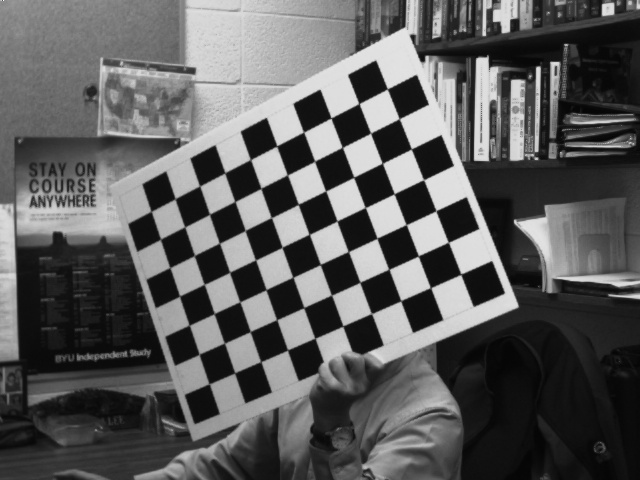
//> input picture assignment2/images/AR1.jpg, 640 x 480 px
$ ./main   (built with g++ and OpenCV 4)
//> lines starting //> are read from the running program, lines starting //| are printed output that depends on the picture; after the words box and inside, x2 and y2 are one past the last pixel; in counts of white or black regions, pixels touching at a corner belong together
//#include <stdio.h> // from OpenCV introduction
#include <opencv2/opencv.hpp>
#include <string> // needed for setting std::strings and using to_string
#include <fstream>

using namespace cv;

int main(int argc, char** argv )
{
  // set save bool
  bool saving = true;
  int h = 10; // horizontal internal points
  int v = 7;  // vertical internal points


  // ------------------------------ TASK 1 ------------------------------
  // initialize the image object
  Mat image, image_gray;
  // create OpenCV gui window
  namedWindow("Task 1", CV_WINDOW_AUTOSIZE); // initialize a display window

  // import a single calibration image
  std::string path;
  path = "../images/AR1.jpg";
  image = imread( path, 1 );
//> image is the input picture: 480 rows x 640 cols, CV_8UC3; min 1, max 255, mean 92

  // test image validity
  if ( !image.data )
  {
      printf("No image data \n");
      return -1;
  }

  // convert image format to grayscale
  cvtColor(image, image_gray, CV_BGR2GRAY);

  // find the chessboard corners
  Size patternsize(h,v);
  std::vector<Point2f> centers;
  bool found;
  found = findChessboardCorners(image_gray, patternsize, centers);
//> found = true; centers = 70 Points (x, y), first 12: [460.8, 274.3], [430.5, 287.7], [401, 300.8], [371.5, 313.5], [342.8, 326], [315, 338.3], [287.7, 349.8], [260.7, 361.6], [234.7, 372.8], [209.1, 383.7], [448.4, 242.3], [418.2, 256]

  // refine corner locations with subpixel accuracy
  cornerSubPix(image_gray, centers, Size(5,5), Size(-1,-1), TermCriteria(3,30,0.1));
//> centers = 70 Points (x, y), first 12: [460.8, 274.2], [430.6, 287.7], [400.8, 300.7], [371.4, 313.6], [342.8, 326], [315, 338.2], [287.5, 349.9], [260.8, 361.6], [234.7, 372.8], [209.2, 383.8], [448.4, 242.3], [418.4, 255.9]

  // draw the corners in color on the original image
  drawChessboardCorners(image, patternsize, Mat(centers), found);
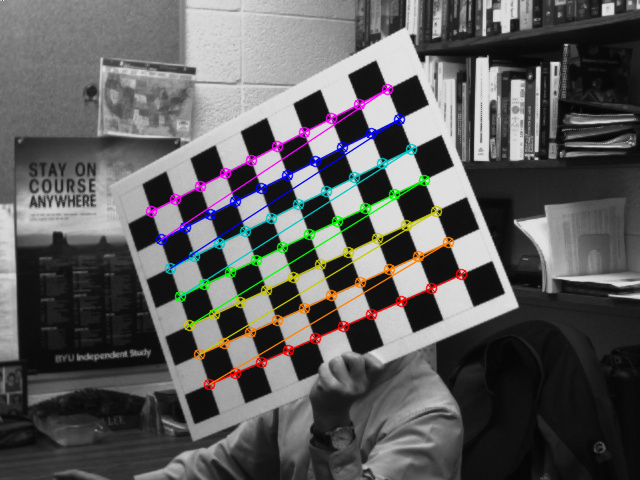
//> image: 480 rows x 640 cols, CV_8UC3; 4.82% of pixels changed, all inside (x1, y1, x2, y2) = (145, 83, 468, 391)

  if (saving)
  {
    // save image
    imwrite( "task1.jpg", image );
  }

  // display image in an opencv window
  imshow("Task 1", image);

  // wait for a new key input
  int key = waitKey();
//> the space key is pressed
  if (key == 110)
  {
    // the 'n' (next) key was pressed, increment file
    //std::cout << "next task" << std::endl;
  }
  else if (key == 27)
  {
    // the 'esc' key was pressed, end application
    std::cout << "terminating" << std::endl;
    return -1;
  }

  // ------------------------------ TASK 2 ------------------------------

  bool recalibrate = false;
  if (recalibrate)
  {
    // initialize vector of vectors of 2-D floating points
    std::vector<std::vector<Point2f>> img_points;
    std::vector<std::vector<Point3f>> obj_points;
    std::vector<Point3f> obj_set;
    Point3f p_cur;

    // obj_set is set of world frame checker points (0,0,0), (1,0,0) ... (n,m,0)
    // each image will have a corresponding one, but they are all identical
    // based on the way the calibrate camera defines the world frames

    // create a vector of 3d points corresponding
    for (int y=0; y<v; y++)
    {
      for (int x=0; x<h; x++)
      {
        // generate the current point
        p_cur.x = x;
        p_cur.y = y;
        p_cur.z = 0.0f;

        obj_set.push_back(p_cur);
      }
    }


    // cycle through each calibration image
    std::string n_img_str;
    int n_images = 40;
    for (int i = 1; i<=n_images; i++)
    {
      n_img_str = std::to_string(i);
      path = "../images/AR" + n_img_str + ".jpg";
      image = imread( path, 1 );

      // test image validity
      if ( !image.data )
      {
        printf("No image data \n");
        return -1;
      }

      // convert image format to grayscale
      cvtColor(image, image_gray, CV_BGR2GRAY);

      // find the chessboard corners
      found = findChessboardCorners(image_gray, patternsize, centers);

      // refine corner locations with subpixel accuracy
      cornerSubPix(image_gray, centers, Size(5,5), Size(-1,-1), TermCriteria(3,30,0.1));

      // add the resulting vector of points to the overall vector
      img_points.push_back(centers);
      obj_points.push_back(obj_set);

      // draw the corners in color on the original image
      drawChessboardCorners(image, patternsize, Mat(centers), found);

      // display the current image
      //imshow("Task 2", image);
    }


    Mat intrinsic = Mat(3, 3, CV_64FC1);
    Mat distortion = Mat(5, 1, CV_64FC1);
    std::vector<Mat> rvecs;
    std::vector<Mat> tvecs;
    // now use the overall vectors to get the camera calibration
    std::cout << "calculating..." << std::endl;
    calibrateCamera(obj_points, img_points, image.size(), intrinsic, distortion, rvecs, tvecs);

    std::cout << intrinsic << std::endl;
    std::cout << distortion << std::endl;

    // write the calibration data to "calibration.xml"
    FileStorage fsw("calibration.xml", FileStorage::WRITE);
    fsw << "intrinsic" << intrinsic << "distortion" << distortion;
    fsw.release();


    // wait for a new key input
    key = waitKey();
    if (key == 110)
    {
      // the 'n' (next) key was pressed, increment image
      std::cout << "moving on to task 3" << std::endl;
    }
    else if (key == 27)
    {
      // the 'esc' key was pressed, end application
      std::cout << "terminating" << std::endl;
      return -1;
    }
  }

  // ------------------------------ TASK 3 ------------------------------
  // create display window
  namedWindow("Task 3a", CV_WINDOW_AUTOSIZE);
  namedWindow("Task 3b", CV_WINDOW_AUTOSIZE);

  // read the calibration data
  FileStorage fsr("calibration_final.xml", FileStorage::READ);
  Mat intrinsic2, distortion2;
  fsr["intrinsic"] >> intrinsic2;
  fsr["distortion"] >> distortion2;
  fsr.release();


  // create an array with the image names to undistort
  std::string names[3] = {"Close.jpg", "Far.jpg", "Turn.jpg"};


  for (int j = 0; j<3; j++)
  {
    // extract current image to be undistorted
    path = "../images/" + names[j];
    image = imread(path, 1);
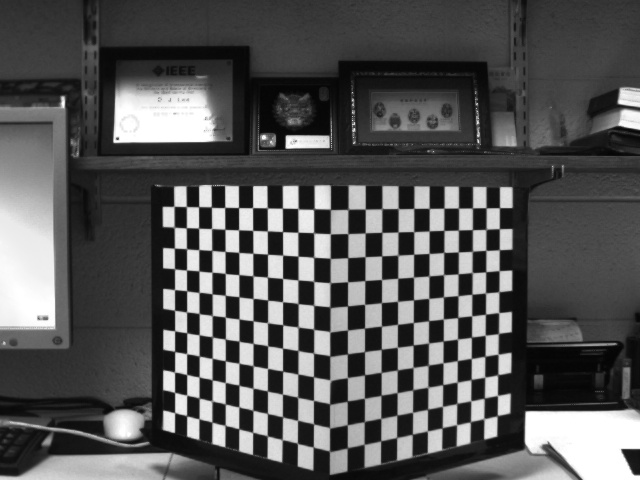
//> input picture assignment2/images/Close.jpg, 640 x 480 px
//> image is the input picture: 480 rows x 640 cols, CV_8UC3; min 3, max 255, mean 86.4
    imshow("Task 3a", image);

    // run function
    Mat image2;
    undistort(image, image2, intrinsic2, distortion2);
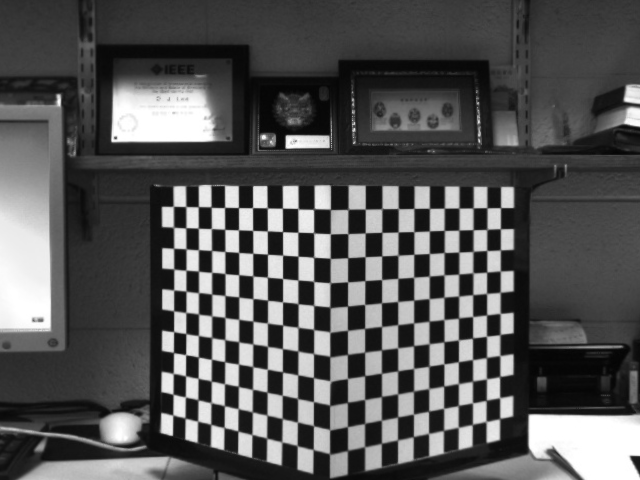
//> image2: 480 rows x 640 cols, CV_8UC3; min 4, max 255, mean 85.9

    // generate difference image
    Mat image3;
    absdiff(image, image2, image3);
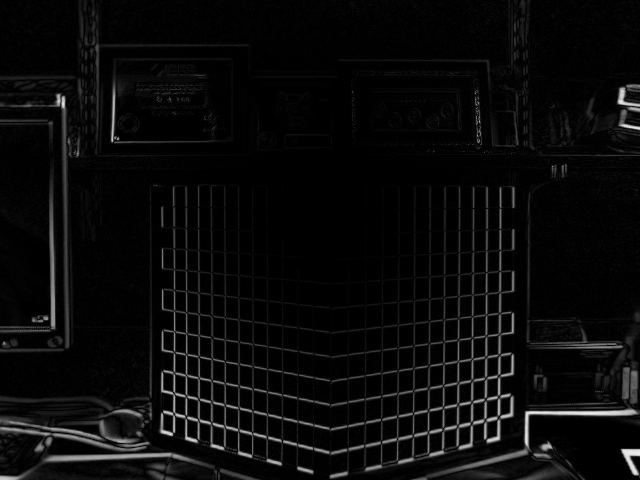
//> image3: 480 rows x 640 cols, CV_8UC3; min 0, max 237, mean 10.4

    // display undistorted image
    imshow("Task 3b", image3);

    // save the difference image
    imwrite( names[j]+"_diff.jpg", image3 );


    // wait for a new key input
    key = waitKey();
//> the space key is pressed
    if (key == 110)
    {
      // the 'n' (next) key was pressed, increment image
      //std::cout << "moving on to task 3" << std::endl;
    }
    else if (key == 27)
    {
      // the 'esc' key was pressed, end application
      std::cout << "terminating" << std::endl;
      return -1;
    }


  }
//> pass 2 of the loop `for (int j = 0; j<3; j++)`:
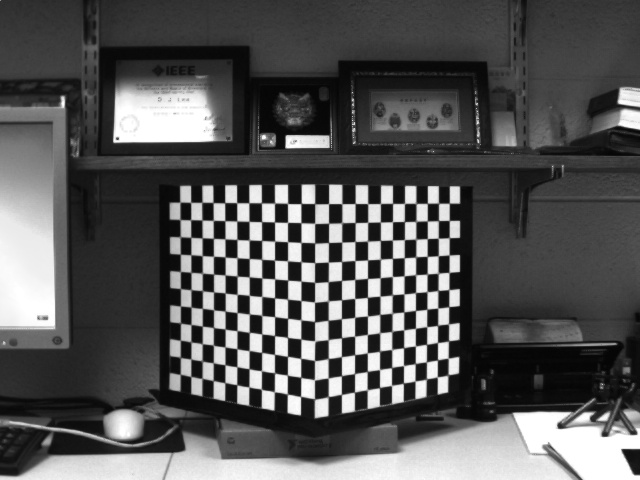
//> input picture assignment2/images/Far.jpg, 640 x 480 px
//> image is the input picture: 480 rows x 640 cols, CV_8UC3; min 3, max 255, mean 87
//> `undistort(image, image2, intrinsic2, distortion2);`:
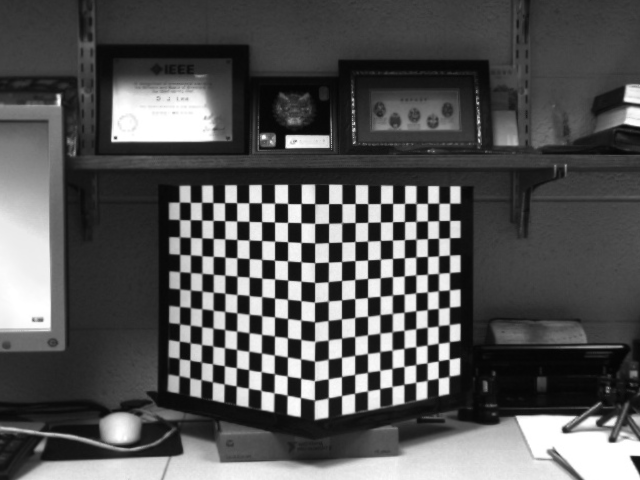
//> image2: 480 rows x 640 cols, CV_8UC3; min 4, max 255, mean 85.6
//> `absdiff(image, image2, image3);`:
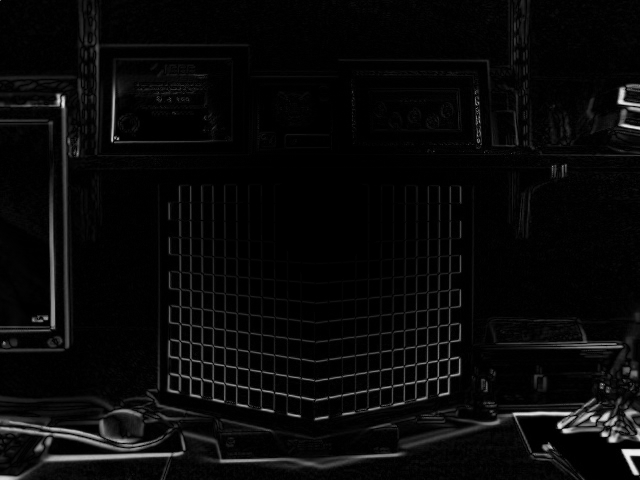
//> image3: 480 rows x 640 cols, CV_8UC3; min 0, max 241, mean 9
//> the space key is pressed
//> pass 3 of the loop `for (int j = 0; j<3; j++)`:
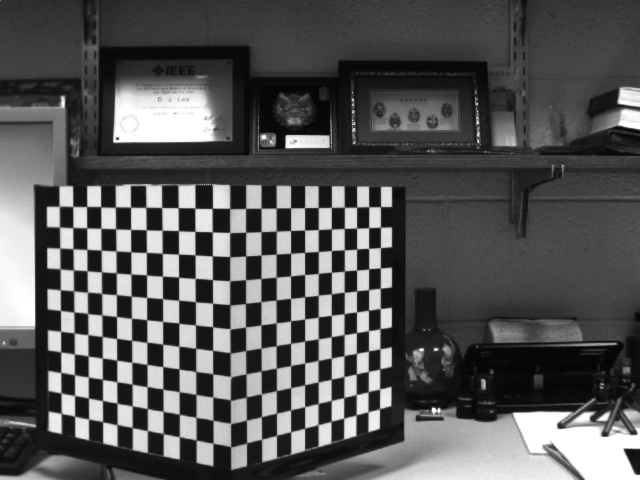
//> input picture assignment2/images/Turn.jpg, 640 x 480 px
//> image is the input picture: 480 rows x 640 cols, CV_8UC3; min 3, max 255, mean 87.1
//> `undistort(image, image2, intrinsic2, distortion2);`:
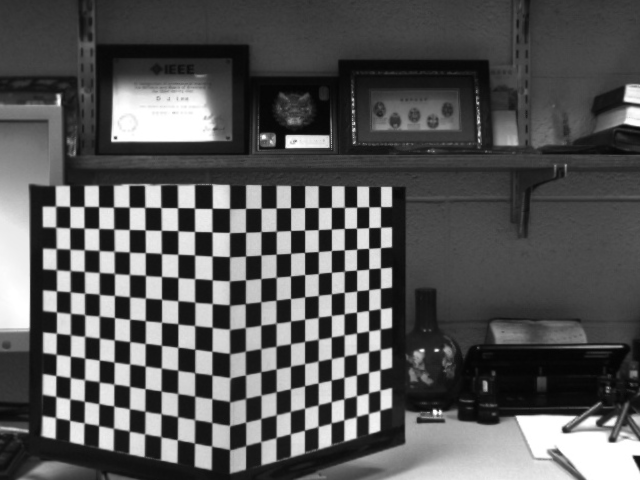
//> image2: 480 rows x 640 cols, CV_8UC3; min 4, max 255, mean 86.7
//> `absdiff(image, image2, image3);`:
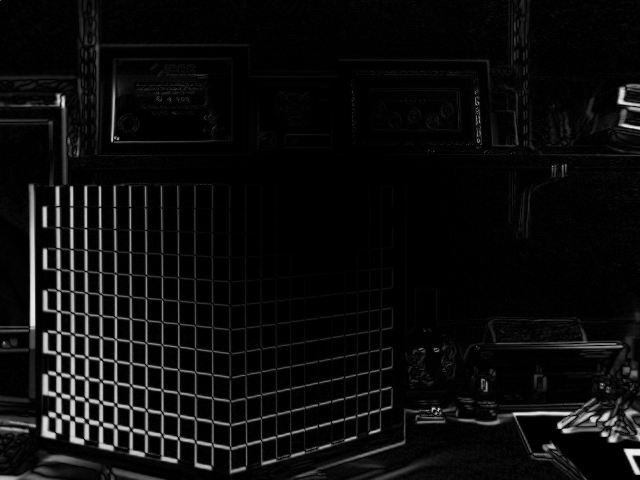
//> image3: 480 rows x 640 cols, CV_8UC3; min 0, max 240, mean 12.8
//> the space key is pressed


  // ------------------------------ TASK 4 ------------------------------
  // load the known "object with corners"
  path = "../images/Close.jpg";
  image = imread(path, 1);

  std::vector<Point2f> img_points2;
  std::vector<Point3f> obj_points2;
  Point2f p_cur2;
  Point3f p_cur3;

  // read in these points from txt file
  std::ifstream file123("../data_points.txt");

  // cycle through txt for 2d points
  for (int k=0; k<20; k++)
  {
    file123 >> p_cur2.x;
    file123 >> p_cur2.y;
    img_points2.push_back(p_cur2);
  }

  // cycle through txt for 3d points
  for (int k=0; k<20; k++)
  {
    file123 >> p_cur3.x;
    file123 >> p_cur3.y;
    file123 >> p_cur3.z;
    obj_points2.push_back(p_cur3);
  }

  // use 2d and 3d points with the solvepnp function
  Mat rvec, rmat, tvec;
  bool solved = solvePnP(obj_points2, img_points2, intrinsic2, distortion2, rvec, tvec);

  // convert rotation vector to rotation matrix
  Rodrigues(rvec, rmat);

  //std::cout << rmat << std::endl;
  //std::cout << tvec << std::endl;

  // write the pose data to "pose.yml"
  FileStorage fsw2("pose.yml", FileStorage::WRITE);
  fsw2 << "rotation" << rmat << "translation" << tvec;
  fsw2.release();

  // wait for a new key input
  key = waitKey();
//> the space key is pressed
  if (key == 110)
  {
    // the 'n' (next) key was pressed, increment image
    //std::cout << "moving on to task 3" << std::endl;
  }
  else if (key == 27)
  {
    // the 'esc' key was pressed, end application
    std::cout << "terminating" << std::endl;
    return -1;
  }

  // ------------------------------ TASK 5 ------------------------------

  namedWindow("Task 5", CV_WINDOW_AUTOSIZE);

  // reset parameters for my chessboard
  h = 9; // horizontal internal points
  v = 7; // vertical internal points
  Size patternsize2(h,v);

  RNG rng;

  recalibrate = false;
  if (recalibrate)
  {
    // initialize vector of vectors of 2-D floating points
    std::vector<std::vector<Point2f>> img_points_own;
    std::vector<std::vector<Point3f>> obj_points_own;
    std::vector<Point3f> obj_set_own;
    Point3f p_cur_own;
    centers.clear();

    // obj_set is set of world frame checker points (0,0,0), (1,0,0) ... (n,m,0)
    // each image will have a corresponding one, but they are all identical
    // based on the way the calibrate camera defines the world frames

    // create a vector of 3d points corresponding
    for (int y=0; y<v; y++)
    {
      for (int x=0; x<h; x++)
      {
        // generate the current point
        p_cur_own.x = x;
        p_cur_own.y = y;
        p_cur_own.z = 0.0f;

        obj_set_own.push_back(p_cur_own);
      }
    }


    VideoCapture video(0);    // get a camera object

    // cycle through live video frames until enough images are found
    int i=0;
    while(i<40)
    {
      found = false;
      while(!found) // cycle video until chessboard is in view
      {
        // grab a frame
        video >> image;

        // convert image format to grayscale
        cvtColor(image, image_gray, CV_BGR2GRAY);

        // find the chessboard corners
        found = findChessboardCorners(image_gray, patternsize2, centers);

        // display image
        imshow("Task 5", image);

        key = waitKey(10);
      }


      // refine corner locations with subpixel accuracy
      cornerSubPix(image_gray, centers, Size(5,5), Size(-1,-1), TermCriteria(3,30,0.1));

      // randomly sample whether or not to accept frame
      // this is to give user time to move chessboard around
      int sel = rng.uniform(1, 10);
      if (sel==1)
      {
        // add the resulting vector of points to the overall vector
        img_points_own.push_back(centers);
        obj_points_own.push_back(obj_set_own);

        i++;
        std::cout << i << std::endl;
      }

      // draw the corners in color on the original image
      drawChessboardCorners(image, patternsize2, Mat(centers), found);

      // display chessboard points live
      imshow("Task 5", image);

      key = waitKey(10);

    }

    // now we have vectors of vectors for calibration

    Mat intrinsic_own = Mat(3, 3, CV_64FC1);
    Mat distortion_own = Mat(5, 1, CV_64FC1);
    std::vector<Mat> rvecs_own;
    std::vector<Mat> tvecs_own;
    // now use the overall vectors to get the camera calibration
    std::cout << "calculating..." << std::endl;
    calibrateCamera(obj_points_own, img_points_own, image.size(), intrinsic_own, distortion_own, rvecs_own, tvecs_own);

    std::cout << intrinsic_own << std::endl;
    std::cout << distortion_own << std::endl;

    // write the calibration data to "calibration_own.xml"
    FileStorage fsw("calibration_own.xml", FileStorage::WRITE);
    fsw << "intrinsic" << intrinsic_own << "distortion" << distortion_own;
    fsw.release();


    // wait for a new key input
    key = waitKey();
    if (key == 110)
    {
      // the 'n' (next) key was pressed, increment image
      //std::cout << "moving on to task 3" << std::endl;
    }
    else if (key == 27)
    {
      // the 'esc' key was pressed, end application
      std::cout << "terminating" << std::endl;
      return -1;
    }
  }


  // ------------------------------ TASK 6 ------------------------------
  // create display window
  namedWindow("Task 6a", CV_WINDOW_AUTOSIZE);
  namedWindow("Task 6b", CV_WINDOW_AUTOSIZE);

  // read the calibration data
  FileStorage fsr2("calibration_own_final.xml", FileStorage::READ);
  Mat intrinsic_own2, distortion_own2;
  fsr2["intrinsic"] >> intrinsic_own2;
  fsr2["distortion"] >> distortion_own2;
  fsr2.release();

  // extract current image to be undistorted
  path = "../images/example.jpg";
  image = imread(path, 1);
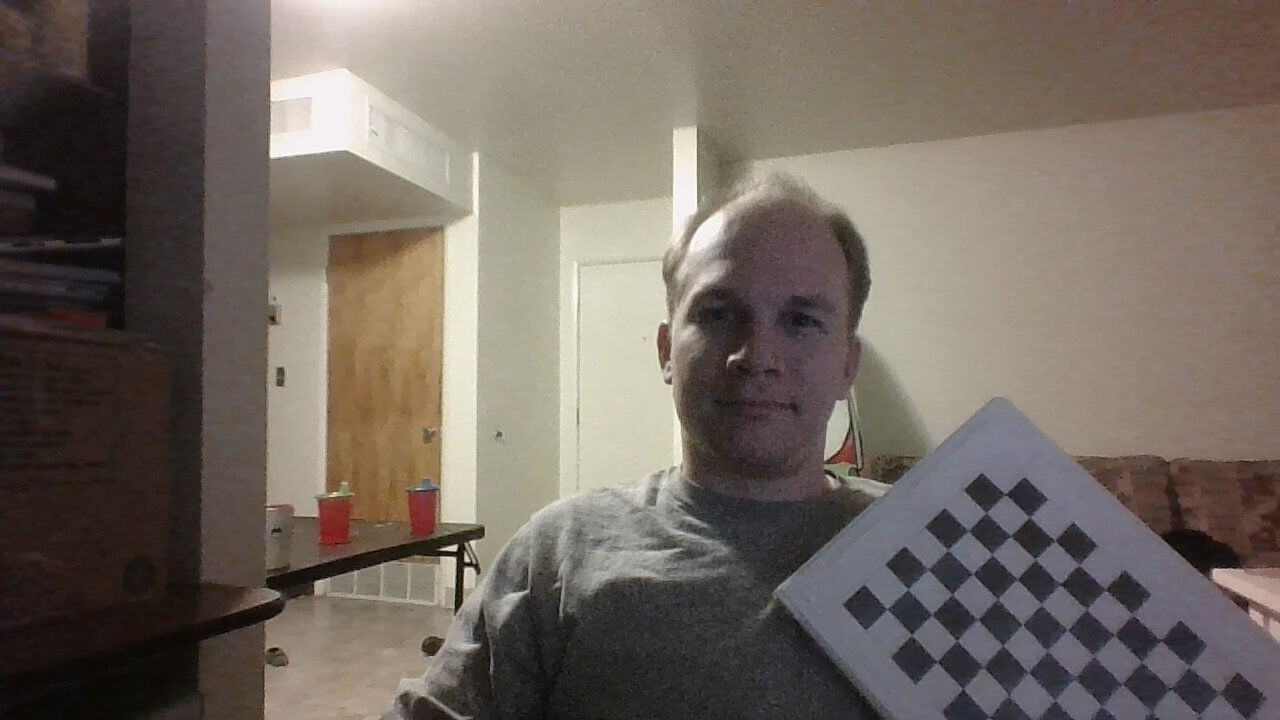
//> input picture assignment2/images/example.jpg, 1280 x 720 px
//> image is the input picture: 720 rows x 1280 cols, CV_8UC3; mean B, G, R 96.6, 104.8, 114.3
  imshow("Task 6a", image);

  // run function
  Mat image2;
  undistort(image, image2, intrinsic_own2, distortion_own2);
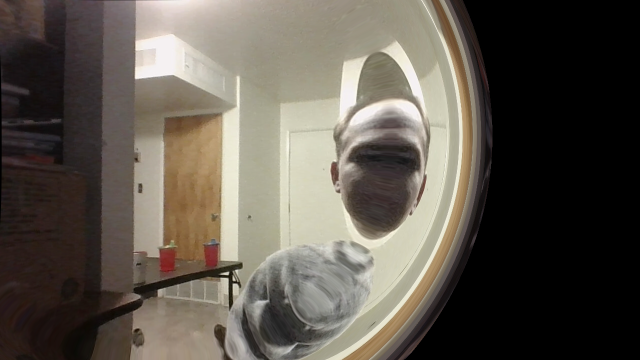
//> image2: 720 rows x 1280 cols, CV_8UC3 (shown at 1/2 size); mean B, G, R 77.6, 86.8, 93.4

  // generate difference image
  Mat image3;
  absdiff(image, image2, image3);
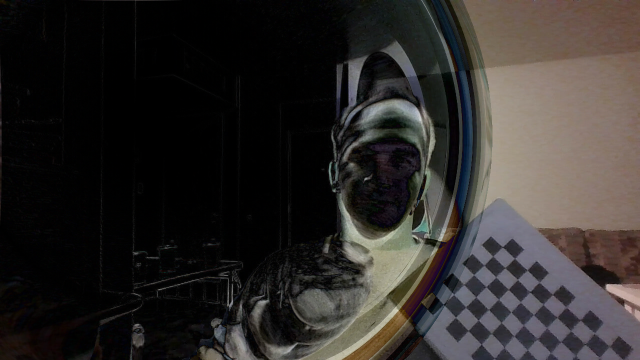
//> image3: 720 rows x 1280 cols, CV_8UC3 (shown at 1/2 size); mean B, G, R 41.5, 43.6, 46.9

  // display undistorted image
  imshow("Task 6b", image3);

  // save the difference image
  imwrite( "my_camera_diff.jpg", image3 );

  // wait for a new key input
  key = waitKey();
//> the space key is pressed
  if (key == 110)
  {
    // the 'n' (next) key was pressed, increment image
    //std::cout << "moving on to task 3" << std::endl;
  }
  else if (key == 27)
  {
    // the 'esc' key was pressed, end application
    std::cout << "terminating" << std::endl;
    return -1;
  }


return 0;
}
